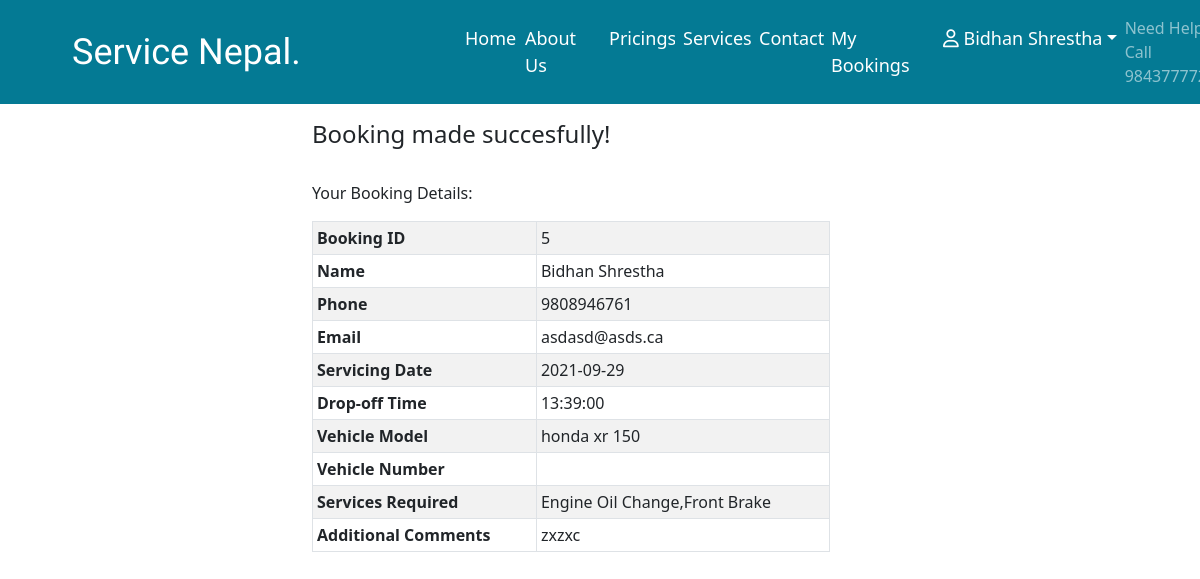
Page /booked.php (signed in) on the earlier database version.
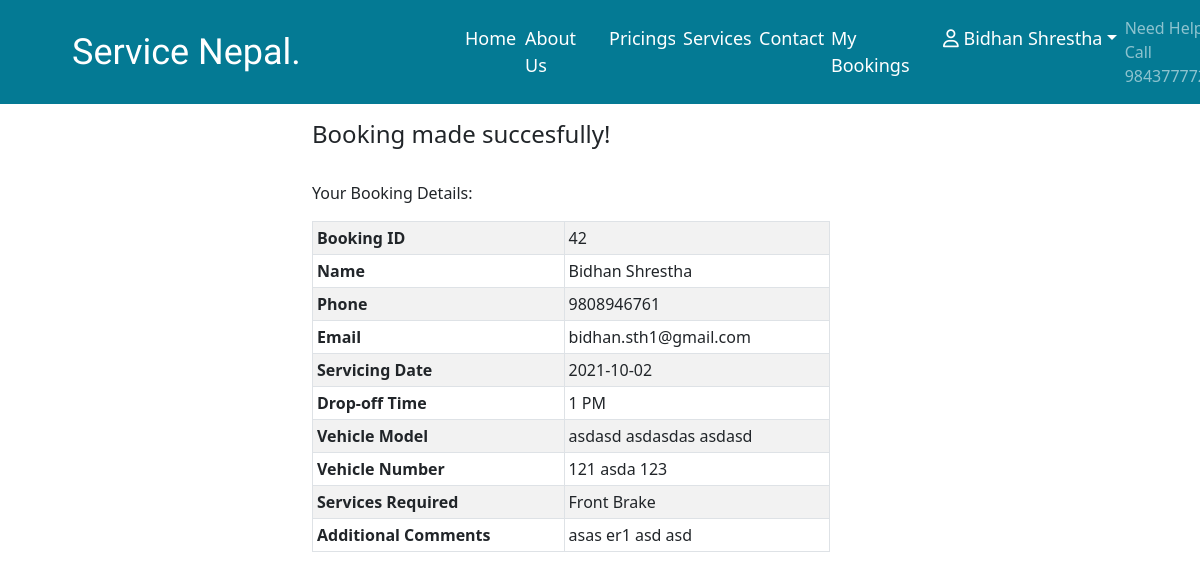
Same page on the later database version.
### tables this page shows
CREATE TABLE `bookings` (
  `bid` int(11) NOT NULL,
  `mname` varchar(50) NOT NULL,
  `phone` double NOT NULL,
  `email` varchar(50) NOT NULL,
  `sdate` date NOT NULL,
  `dtime` varchar(5) NOT NULL,
  `vehicle` varchar(50) NOT NULL,
  `vehiclenum` varchar(15) NOT NULL,
  `services` text NOT NULL,
  `comments` text NOT NULL,
  `status` varchar(7) NOT NULL DEFAULT 'Pending'
);

### booked.php (the view, shortened to what this page needs)
<!doctype html>
<html lang="en">
<head>
  <link href="css/bootstrap.min.css" rel="stylesheet">
  <link rel="stylesheet" href="css/barbcss.css">
  <?php include('includes/server.php');?>
</head>
<body>
  <?php include('includes/navbar.php');?>
  <div class="container-fluid">
    <div class="row justify-content-center">
        <div class="col-sm-6">
            <p><h4>Booking made succesfully!</h4><br>
            Your Booking Details:<br></p>
            <table class="table table-striped table-bordered table-sm" style="width:90%;">
                <?php
                    $phone=$_SESSION['phone'];
                    $sql = "SELECT * FROM bookings WHERE phone='$phone' ORDER BY bid desc limit 1";
                    $result = $db->query($sql);
                    if ($result->num_rows > 0) {
                        $row = $result->fetch_assoc();
                        echo "<tr><th>Booking ID</th><td>" . $row["bid"]. "</td></tr><tr><th>Name</th><td>" . $row["mname"]. "</td></tr><tr><th>Phone</th><td>" . $row["phone"]. "</td></tr><tr><th>Email</th><td>" . $row["email"] . "</td></tr><tr><th>Servicing Date</th><td>" . $row["sdate"] . "</td></tr><tr><th>Drop-off Time</th><td>" . $row["dtime"] . "</td></tr><tr><th>Vehicle Model</th><td>" . $row["vehicle"] . "</td></tr><tr><th>Vehicle Number</th><td>" . $row["vehiclenum"] . "</td></tr><tr><th>Services Required</th><td>" . $row["services"] . "</td></tr><tr><th>Additional Comments</th><td>" . $row["comments"] . "</td></tr>";
                    } else {
                        echo "0 results";
                    }
                ?>
            </table>
        </div>
    </div>
  </div>
</body>
</html>

Differences in the rows shown:
removed bookings: bid "5", mname "Bidhan Shrestha", phone "9808946761", email "asdasd@asds.ca", sdate "2021-09-29", dtime "13:39:00", vehicle "honda xr 150", services "Engine Oil Change,Front Brake", comments "zxzxc"
added bookings: bid "42", mname "Bidhan Shrestha", phone "9808946761", email "bidhan.sth1@gmail.com", sdate "2021-10-02", dtime "1 PM", vehicle "asdasd asdasdas asdasd", vehiclenum "121 asda 123", services "Front Brake", comments "asas er1 asd asd"
